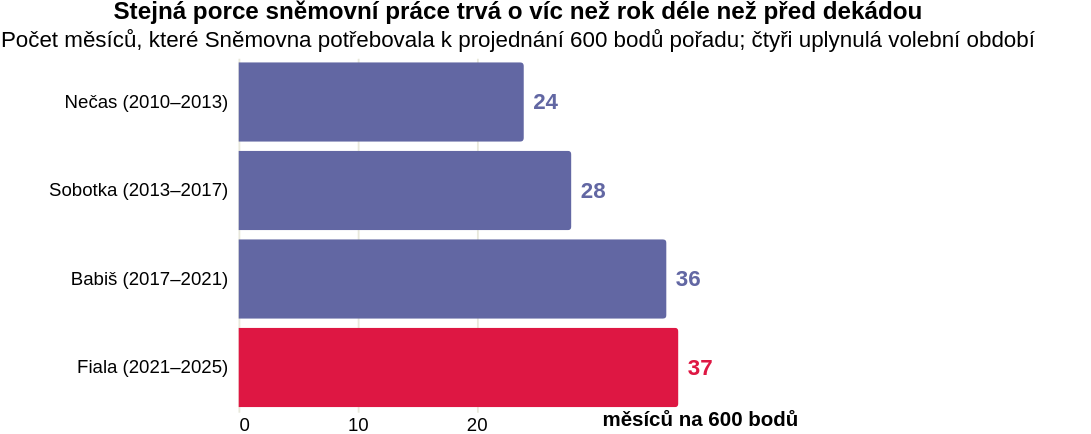

Write the Vega-Lite specification saved for this chart.
### Vega-Lite specification from a JSON file in a GitHub repository (floating-point values rounded to 4 significant figures)
{"_source": "Poslanecká sněmovna PČR, [analýza DataTimes pro iROZHLAS.cz](https://www.irozhlas.cz/zpravy-domov/snemovna-obstrukce-opozice-babis-okamura_2504040500_jab) · Nové volební období (od prosince 2025) srovnatelnou porci bodů zatím neprojednalo; řečnický čas v jeho prvním půlroce klesl z 39 na 31 hodin měsíčně.", "$schema": "https://vega.github.io/schema/vega-lite/v5.json", "description": "Kolik měsíců potřebovala Sněmovna k projednání 600 bodů", "title": {"text": "Stejná porce sněmovní práce trvá o víc než rok déle než před dekádou", "subtitle": "Počet měsíců, které Sněmovna potřebovala k projednání 600 bodů pořadu; čtyři uplynulá volební období"}, "height": 190, "data": {"values": [{"vlada": "Nečas (2010–2013)", "mesice": 24, "poradi": 1, "zvyrazneni": "ne"}, {"vlada": "Sobotka (2013–2017)", "mesice": 28, "poradi": 2, "zvyrazneni": "ne"}, {"vlada": "Babiš (2017–2021)", "mesice": 36, "poradi": 3, "zvyrazneni": "ne"}, {"vlada": "Fiala (2021–2025)", "mesice": 37, "poradi": 4, "zvyrazneni": "ano"}]}, "layer": [{"mark": {"type": "bar", "cornerRadiusEnd": 2}, "encoding": {"y": {"field": "vlada", "type": "nominal", "sort": ["Nečas (2010–2013)", "Sobotka (2013–2017)", "Babiš (2017–2021)", "Fiala (2021–2025)"], "title": null, "axis": {"domain": false, "ticks": false, "labelPadding": 6}}, "x": {"field": "mesice", "type": "quantitative", "title": "měsíců na 600 bodů", "axis": {"grid": true, "gridColor": "#e8e8dc", "domain": false, "ticks": false, "values": [0, 10, 20], "titleAngle": 0, "titleAnchor": "end", "titleAlign": "right", "titlePadding": -14, "titleFontWeight": "bold"}, "scale": {"domain": [0, 47]}}, "color": {"field": "zvyrazneni", "type": "nominal", "legend": null, "scale": {"domain": ["ne", "ano"], "range": ["#6267a3", "#de1743"]}}, "tooltip": [{"field": "vlada", "title": "Období"}, {"field": "mesice", "title": "Měsíců na 600 bodů"}]}}, {"mark": {"type": "text", "align": "left", "dx": 5, "fontWeight": "bold", "fontSize": 12}, "encoding": {"y": {"field": "vlada", "type": "nominal", "sort": ["Nečas (2010–2013)", "Sobotka (2013–2017)", "Babiš (2017–2021)", "Fiala (2021–2025)"]}, "x": {"field": "mesice", "type": "quantitative", "scale": {"domain": [0, 47]}}, "text": {"field": "mesice"}, "color": {"field": "zvyrazneni", "type": "nominal", "legend": null, "scale": {"domain": ["ne", "ano"], "range": ["#6267a3", "#de1743"]}}}}], "config": {"view": {"stroke": "transparent"}}, "padding": {"right": 30}}
